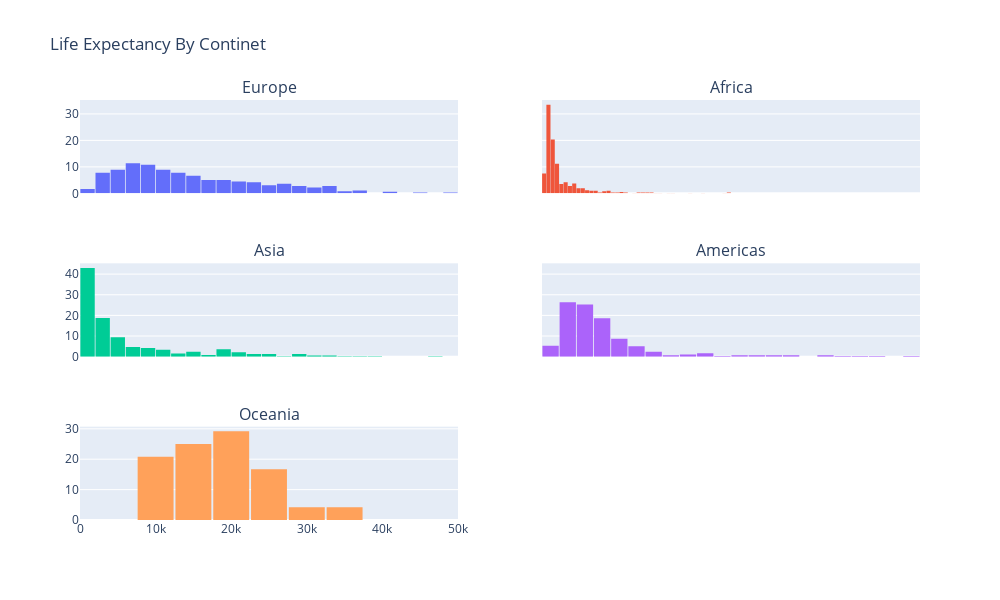

Notebook source saved alongside this figure:
### Markdown cell above
### EDA on the dataset is always informative

### Code cell
#info on how to construct these histograms here 
#https://plotly.com/python/histograms/
#https://plotly.com/python/subplots/

fig = go.Figure()


from plotly.subplots import make_subplots


fig = make_subplots(rows=3, cols=2, shared_xaxes=True, shared_yaxes=True,
    subplot_titles=("Europe", "Africa", "Asia", "Americas", "Oceania"))

start_bin = 0
end_bin = 90
bin_size = 5 
variable = "gdpPercap"

trace0 = go.Histogram(x=df[df.continent == 'Europe'][variable], 
                histnorm='percent', 
                name="Europe",
                #xbins=dict(start=start_bin, end=end_bin, size=bin_size)
                )
              
trace1 = go.Histogram(x=df[df.continent == 'Africa'][variable], 
                histnorm='percent', 
                name="Africa",
                #xbins=dict(start=start_bin, end=end_bin, size=bin_size)
                )
              

trace2 = go.Histogram(x=df[df.continent == 'Asia'][variable], 
                histnorm='percent', 
                name="Asia",
                #xbins=dict(start=start_bin, end=end_bin, size=bin_size)
                )
              
trace3 = go.Histogram(x=df[df.continent == 'Americas'][variable], 
                histnorm='percent', 
                name="Americas",
                #xbins=dict(start=start_bin, end=end_bin, size=bin_size)
                )
              

trace4 = go.Histogram(x=df[df.continent == 'Oceania'][variable], 
                histnorm='percent', 
                name="Oceania",
                #xbins=dict(start=start_bin, end=end_bin, size=bin_size)
                )
              

fig.append_trace(trace0, 1, 1)
fig.append_trace(trace1, 1, 2)
fig.append_trace(trace2, 2, 1)
fig.append_trace(trace3, 2, 2)
fig.append_trace(trace4, 3, 1)

# fig.update_yaxes(title_text="Percent", range=[0, 50], row=1, col=1)
# fig.update_yaxes(title_text="Percent", range=[0, 50], row=2, col=1)
# fig.update_yaxes(title_text="Percent", range=[0, 50], row=3, col=1)

fig.update_layout(bargap=0.05)

fig.update_layout(height=600, width=1000, title_text="Life Expectancy By Continet")
fig.update_layout(showlegend=False)

fig.show()

### Figure 1 — Plotly figure (JSON) as saved in the notebook; plotly's stock layout.template omitted (floating-point values rounded to 4 significant figures; data arrays with more than 128 entries replaced by an {"elided": "..."} marker saying what was removed)
{"data": [{"histnorm": "percent", "name": "Europe", "type": "histogram", "x": {"elided": "360 float values"}, "xaxis": "x", "yaxis": "y"}, {"histnorm": "percent", "name": "Africa", "type": "histogram", "x": {"elided": "624 float values"}, "xaxis": "x2", "yaxis": "y2"}, {"histnorm": "percent", "name": "Asia", "type": "histogram", "x": {"elided": "384 float values"}, "xaxis": "x3", "yaxis": "y3"}, {"histnorm": "percent", "name": "Americas", "type": "histogram", "x": {"elided": "300 float values"}, "xaxis": "x4", "yaxis": "y4"}, {"histnorm": "percent", "name": "Oceania", "type": "histogram", "x": [10040.0, 10950.0, 12220.0, 14530.0, 16790.0, 18330.0, 19480.0, 21890.0, 23420.0, 27000.0, 30690.0, 34440.0, 10560.0, 12250.0, 13180.0, 14460.0, 16050.0, 16230.0, 17630.0, 19010.0, 18360.0, 21050.0, 23190.0, 25190.0], "xaxis": "x5", "yaxis": "y5"}], "layout": {"annotations": [{"font": {"size": 16}, "showarrow": false, "text": "Europe", "x": 0.225, "xanchor": "center", "xref": "paper", "y": 1, "yanchor": "bottom", "yref": "paper"}, {"font": {"size": 16}, "showarrow": false, "text": "Africa", "x": 0.775, "xanchor": "center", "xref": "paper", "y": 1, "yanchor": "bottom", "yref": "paper"}, {"font": {"size": 16}, "showarrow": false, "text": "Asia", "x": 0.225, "xanchor": "center", "xref": "paper", "y": 0.6111, "yanchor": "bottom", "yref": "paper"}, {"font": {"size": 16}, "showarrow": false, "text": "Americas", "x": 0.775, "xanchor": "center", "xref": "paper", "y": 0.6111, "yanchor": "bottom", "yref": "paper"}, {"font": {"size": 16}, "showarrow": false, "text": "Oceania", "x": 0.225, "xanchor": "center", "xref": "paper", "y": 0.2222, "yanchor": "bottom", "yref": "paper"}], "bargap": 0.05, "height": 600, "showlegend": false, "title": {"text": "Life Expectancy By Continet"}, "width": 1000, "xaxis": {"anchor": "y", "domain": [0, 0.45], "matches": "x5", "showticklabels": false}, "xaxis2": {"anchor": "y2", "domain": [0.55, 1], "matches": "x6", "showticklabels": false}, "xaxis3": {"anchor": "y3", "domain": [0, 0.45], "matches": "x5", "showticklabels": false}, "xaxis4": {"anchor": "y4", "domain": [0.55, 1], "matches": "x6", "showticklabels": false}, "xaxis5": {"anchor": "y5", "domain": [0, 0.45]}, "xaxis6": {"anchor": "y6", "domain": [0.55, 1]}, "yaxis": {"anchor": "x", "domain": [0.7778, 1]}, "yaxis2": {"anchor": "x2", "domain": [0.7778, 1], "matches": "y", "showticklabels": false}, "yaxis3": {"anchor": "x3", "domain": [0.3889, 0.6111]}, "yaxis4": {"anchor": "x4", "domain": [0.3889, 0.6111], "matches": "y3", "showticklabels": false}, "yaxis5": {"anchor": "x5", "domain": [0, 0.2222]}, "yaxis6": {"anchor": "x6", "domain": [0, 0.2222], "matches": "y5", "showticklabels": false}}}
